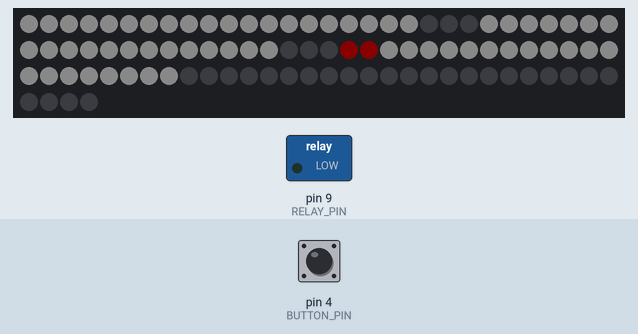
Recording of a sketch running on a simulated Arduino Uno, built with avr-gcc and run on an emulated ATmega328P. On the bench: 94 RGB LEDs in strip order, left to right, continuing on the next row, switched loads named in the sketch (green lamp = pin HIGH). The inputs (shaded band) are chosen by the test bench; at power-on: pin 4 (BUTTON_PIN) LOW. Dim RGB values are drawn brighter than linear.

Above: at 1.06 s.
1.5 s: pin 4 (BUTTON_PIN) pulled HIGH for 1 s
At 2.3 s:
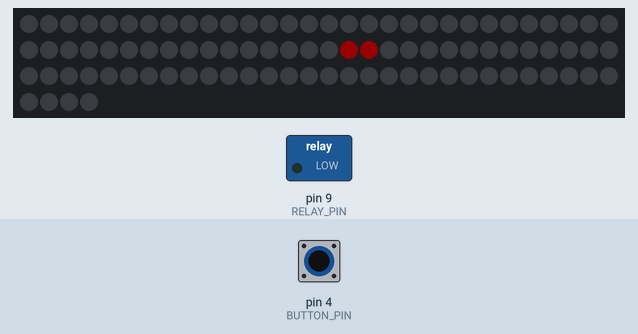
At 3.3 s:
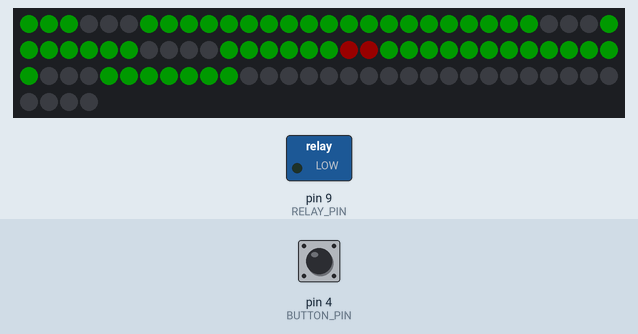
Timing chart, 0 to 4.8 s (numbered marks = the images above; inputs shaded):
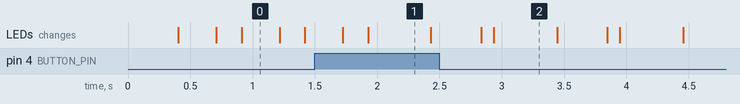

The sketch:

digit_ws2812.ino
```cpp
/*  2025-Feb-1:
 *  This is soccer 7 MIN count down timer.  Use WS2812b LED as 7 segments display
 *  1. Use TOUCH to reset the Timer.
 *  2. Use RELAY to trigger the sound.
 *  3. This is our very special WS2812b digit setting.
 *
 *           A
 *       10 11 12
 *    9            13
 * F  8            14  B
 *    7      G     15
 *    6  22 21 20  16
 *    5            17
 * E  4            18  C
 *    3            19
 *        2  1  0
 *           D
 */

 /* 2026-Oct-10:
  * 1. Change the loop sleep period from 250ms (1/4 second) to 100ms (1/10 second)
  * 2. Fix the last second display and alarm turn on behavior.
  * 2. Use non-block method for the beep.
  * 3. Blink the seconds during the last 20 seconds (600ms ON / 400ms OFF).
  */

#include <FastLED.h>

#define UINT        unsigned int
#define BUTTON_PIN  4
#define LED_PIN     7
#define RELAY_PIN   9
#define NUM_LEDS    94
#define BRIGHTNESS  25
#define LED_TYPE    WS2812
#define COLOR_ORDER GRB
CRGB leds[NUM_LEDS];

byte dg[11][23] = {
/*         0  1  2  3  4  5  6  7  8  9 10 11 12 13 14 15 16 17 18 19 20 21 22 */
/* 0 */  { 1, 1, 1, 1, 1, 1, 1, 1, 1, 1, 1, 1, 1, 1, 1, 1, 1, 1, 1, 1, 0, 0, 0 },
/* 1 */  { 0, 0, 0, 1, 1, 1, 1, 1, 1, 1, 0, 0, 0, 0, 0, 0, 0, 0, 0, 0, 0, 0, 0 },
/* 2 */  { 1, 1, 1, 1, 1, 1, 0, 0, 0, 0, 1, 1, 1, 1, 1, 1, 0, 0, 0, 0, 1, 1, 1 },
/* 3 */  { 1, 1, 1, 0, 0, 0, 0, 0, 0, 0, 1, 1, 1, 1, 1, 1, 0, 1, 1, 1, 1, 1, 1 },
/* 4 */  { 0, 0, 0, 0, 0, 0, 1, 1, 1, 1, 0, 0, 0, 1, 1, 1, 1, 1, 1, 1, 1, 1, 1 },
/* 5 */  { 1, 1, 1, 0, 0, 0, 1, 1, 1, 1, 1, 1, 1, 0, 0, 0, 0, 1, 1, 1, 1, 1, 1 },
/* 6 */  { 1, 1, 1, 1, 1, 1, 1, 1, 1, 1, 1, 1, 1, 0, 0, 0, 1, 1, 1, 1, 1, 1, 1 },
/* 7 */  { 0, 0, 0, 0, 0, 0, 0, 0, 0, 0, 1, 1, 1, 1, 1, 1, 1, 1, 1, 1, 0, 0, 0 },
/* 8 */  { 1, 1, 1, 1, 1, 1, 0, 1, 1, 1, 1, 1, 1, 1, 1, 1, 0, 1, 1, 1, 1, 1, 1 },
/* 9 */  { 1, 1, 1, 0, 0, 0, 1, 1, 1, 1, 1, 1, 1, 1, 1, 1, 1, 1, 1, 1, 1, 1, 1 },

/* 10*/  { 0, 0, 0, 0, 0, 0, 0, 0, 0, 0, 0, 0, 0, 1, 1, 1, 1, 1, 1, 1, 0, 0, 0 }
};

#define MIN  7

// Loop and timing tuning
const unsigned int LOOP_DELAY_MS = 100;                   // loop delay (ms)
const unsigned int COUNT_PER_SECOND = 1000 / LOOP_DELAY_MS; // iterations per second
const unsigned int DEBOUNCE_MS = 200;                     // debounce interval for touch (ms)

// Seconds blinking during last 20 seconds: 600ms ON, 400ms OFF
const unsigned int SEC_BLINK_ON_MS = 1000;
const unsigned int SEC_BLINK_OFF_MS = 1000;
const unsigned long SEC_BLINK_PERIOD = (unsigned long)SEC_BLINK_ON_MS + (unsigned long)SEC_BLINK_OFF_MS;

UINT iMin, iSec, iCount;

// Debounce state
unsigned long lastTouchChange = 0;
byte debouncedTouch = LOW;
byte lastRawTouch = LOW;

// Non-blocking beep state
bool beepActive = false;
unsigned long beepStartMillis = 0;
unsigned long beepDurationMs = 0;

// Remember the last second value for which we emitted the short per-second tick
int lastShortBeepSec = -1;

// Blink state for last-20s (state-machine to avoid aliasing)
bool secBlinkState = true;                  // true = ON, false = OFF
unsigned long secBlinkLastToggle = 0;       // last toggle time (ms)
unsigned long secBlinkCurrentDuration = SEC_BLINK_ON_MS; // current duration (ms)
bool wasInLast20 = false;                  // track entry into last-20s

struct touch {
   byte wasPressed = LOW;
   byte isPressed  = LOW;
};
touch touch;

// UINT digpos[ 4 ] = { 0, 23, 48, 71 };
#define dig1pos 0
#define dig2pos 23
#define dig3pos 48
#define dig4pos 71

#define dot1 46
#define dot2 47
bool bDot = 0;
UINT dotcounter = 0;

// DOT blink state
bool dotState = false;                 // true = ON, false = OFF
unsigned long dotLastToggle = 0;       // last toggle timestamp (ms)

// Idle (0:00) blink state (digits inverse blinking)
bool idleBlinkState = false;          // true = digits ON; false = digits OFF
unsigned long idleBlinkLastToggle = 0; // last toggle timestamp for idle blink (ms)
const unsigned long IDLE_BLINK_ON_MS = 1000; // 1 second ON
const unsigned long IDLE_BLINK_OFF_MS = 500; // 0.5 second OFF

// Idle dot blink (double rate compared to digits)
bool idleDotState = false;            // true = dots ON, false = dots OFF
unsigned long idleDotLastToggle = 0;  // last toggle time for idle dots (ms)
const unsigned long IDLE_DOT_BLINK_ON_MS = max(1U, IDLE_BLINK_ON_MS / 4);  // 4x rate
const unsigned long IDLE_DOT_BLINK_OFF_MS = max(1U, IDLE_BLINK_OFF_MS / 4); // 4x rate

#define DOT_RED    leds[dot1] = CRGB( 255, 0, 0 ); leds[dot2] = CRGB( 255, 0, 0 );
#define DOT_GREEN  leds[dot1] = CRGB( 0, 255, 0 ); leds[dot2] = CRGB( 0, 255, 0 );
#define DOT_RESET  leds[dot1] = CRGB( 0, 0, 0 ); leds[dot2] = CRGB( 0, 0, 0 );

// Popup state when timer reaches zero: show 0:00 white for a few seconds
bool zeroPopupActive = false;
unsigned long zeroPopupStartMillis = 0;
const unsigned long ZERO_POPUP_MS = 5000; // 5 seconds

// After popup, use the original blue idle mode (digits and dots blue)
bool idleUseBlueMode = false;


// Forward declaration so calls before the definition can use the default idleDigitsOn parameter
void displayTime(UINT m, UINT s, bool secBlinkOn, bool idleDigitsOn = true);


void setup() {
  delay(200);

 #ifdef DBG
  Serial.begin(115200);
 #endif

  pinMode(BUTTON_PIN, INPUT);
  pinMode(RELAY_PIN, OUTPUT);
  digitalWrite(RELAY_PIN, LOW);

  FastLED.addLeds<LED_TYPE, LED_PIN, COLOR_ORDER>(leds, NUM_LEDS).setCorrection( TypicalLEDStrip );
  FastLED.setBrightness( BRIGHTNESS );
  FastLED.clear();

  iMin = 0;
  iSec = 0;
  iCount = 0;

  // Initialize debounce state from current raw reading
  lastRawTouch = digitalRead(BUTTON_PIN);
  debouncedTouch = lastRawTouch;
  lastTouchChange = millis();

#ifdef DBG
  Serial.print( "Min " );
  Serial.print( iMin );
  Serial.print( ", Sec " );
  Serial.println( iSec );
#endif

  displayTime( iMin, iSec, true );
  // Initialize DOT and idle blink timing
  dotLastToggle = millis();
  dotState = false;
  idleBlinkLastToggle = millis();
  idleBlinkState = false;
  // Initialize idle dots
  idleDotLastToggle = millis();
  idleDotState = false;
}

void loop() {
   bool displayUpdated = false;

   /* Independent DOT and idle-digit refreshing (millis-based)
      Modes:
        - Display idle (0:00): digits blink blue, dots blink white, inverse of digits (500ms on/off)
        - Timer running (iMin > 0): digits green, dots blink red (500ms on/off)
        - Final minute (iMin == 0 && iSec > 0): digits red, dots blink green (500ms on/off)
   */
   {
     unsigned long now = millis();

     // Idle (0:00) mode: digits and dots blink inversely
     if ( iMin == 0 && iSec == 0 ) {
       unsigned long period = IDLE_BLINK_ON_MS; // both ON and OFF are 500ms

        // Digit blink: toggle at the configured idle digit rate
        if ( now - idleBlinkLastToggle >= (idleBlinkState ? IDLE_BLINK_ON_MS : IDLE_BLINK_OFF_MS) ) {
          // Toggle idle blink state for digits
          idleBlinkState = !idleBlinkState;
          idleBlinkLastToggle = now;

          if ( idleBlinkState ) {
            // Digits ON (white)
            displayTime( iMin, iSec, true, true );
          } else {
            // Digits OFF
            displayTime( iMin, iSec, true, false );
          }
          displayUpdated = true;
        }

        // Idle dots blink independently at a faster rate
        if ( now - idleDotLastToggle >= (idleDotState ? IDLE_DOT_BLINK_ON_MS : IDLE_DOT_BLINK_OFF_MS) ) {
          idleDotState = !idleDotState;
          idleDotLastToggle = now;
          displayUpdated = true;
        }

        // Ensure dots reflect current idleDotState
        if ( idleDotState ) { leds[dot1] = CRGB( 100, 0, 0 ); leds[dot2] = CRGB( 100, 0, 0 ); }
        else { leds[dot1] = CRGB( 0, 0, 0 ); leds[dot2] = CRGB( 0, 0, 0 ); }

      } else {
       // Non-idle modes: normal per-mode dot blinking and digit color handled elsewhere
       unsigned long periodOn = 500;
       unsigned long periodOff = 500;
       bool wantColorRed = true;

       if ( iMin == 0 ) {
         // final minute: digits red, dots green
         wantColorRed = false;
       } else {
         // timer running (not final minute): digits green, dots red
         wantColorRed = true;
       }

       // Toggle dot state based on durations
       if ( dotState ) {
         if ( now - dotLastToggle >= periodOn ) {
           // turn dots OFF
           DOT_RESET
           dotState = false;
           dotLastToggle = now;
           displayUpdated = true;
         }
       } else {
         if ( now - dotLastToggle >= periodOff ) {
           // turn dots ON with selected color
           if ( wantColorRed ) { DOT_RED } else { DOT_GREEN }
           dotState = true;
           dotLastToggle = now;
           displayUpdated = true;
         }
       }
     }
   }

   /* Counter for the Timer */
   if ( iMin || iSec ) { iCount++; }

   /* Reset the Time to MIN (debounced) */
   {
     byte raw = isTouchPressed(BUTTON_PIN) ? HIGH : LOW;
     if ( raw != lastRawTouch ) {
       lastTouchChange = millis();
       lastRawTouch = raw;
     }
     if ( (millis() - lastTouchChange) > DEBOUNCE_MS ) {
       if ( debouncedTouch != raw ) {
         debouncedTouch = raw;
         // Trigger on pressed (rising edge)
         if ( debouncedTouch == HIGH ) {
           iMin = MIN;  iSec = 0;  iCount = 0;
         }
       }
     }
   }

   /* Every 1 second (based on LOOP_DELAY_MS), change Min and Sec */
   if ( iCount > 0 && (iCount % COUNT_PER_SECOND) == 0 ) {

     /* Counting down one second */
     if ( iSec ) {  iSec--;  } else {   iSec = 59;  iMin--; }

     displayTime( iMin, iSec, true );
     displayUpdated = true;

      // If entering the last-20s window (seconds 1..20), emit a short tick at the start of the second
      if ( iMin == 0 && iSec > 0 && iSec <= 20 ) {
        // Ensure the short tick is triggered only once per new second value
        if ( lastShortBeepSec != (int)iSec ) {
          // Comment out: no need since the sound from horn is fixed.
          // startBeep(200);
          lastShortBeepSec = iSec;
        }
      } else {
        // Reset when outside last-20s so re-entering re-triggers
        lastShortBeepSec = -1;
      }

      if ( iMin == 0 && iSec == 0 ) {
        FastLED.show();
        displayUpdated = false; // avoid duplicate show later in this loop
#ifdef DBG
        Serial.println( "The end of timer" );
#endif
        /* Trigger a single beep when the timer reaches zero */
        startBeep(1500); // 1.5s beep once at timer end

        /* Enter zero-popup mode: show 0:00 in white for a few seconds */
        zeroPopupActive = true;
        zeroPopupStartMillis = millis();
        // during popup, keep idleUseBlueMode false; it will be enabled after popup expires

        /* Reset Counter and MIN & SEC are zero */
        iCount = 0;
      }
  }
  // If in last 20 seconds, update the seconds blinking every loop (state-machine)
  {
    bool inLast20 = (iMin == 0 && iSec > 0 && iSec <= 20);
    if (inLast20 && !wasInLast20) {
      // Just entered last-20s window: initialize blink state
      // Start with white phase first so first second shows white, then red
      secBlinkState = false;
      secBlinkLastToggle = millis();
      secBlinkCurrentDuration = SEC_BLINK_OFF_MS;
    }
    if (inLast20) {
      unsigned long now = millis();
      if (now - secBlinkLastToggle >= secBlinkCurrentDuration) {
        secBlinkState = !secBlinkState;
        // Advance the toggle timestamp to avoid drift
        secBlinkLastToggle = now;
        secBlinkCurrentDuration = secBlinkState ? SEC_BLINK_ON_MS : SEC_BLINK_OFF_MS;
      }
      displayTime(iMin, iSec, secBlinkState);
      displayUpdated = true;
    }
    wasInLast20 = inLast20;
  }

  // Zero-popup handling: display 0:00 in white for ZERO_POPUP_MS, then revert to blue idle mode
  if ( zeroPopupActive ) {
    unsigned long now = millis();
    if ( now - zeroPopupStartMillis < ZERO_POPUP_MS ) {
      // Show 0:00 in white (1/3 brightness)
      displayDigit( dig1pos, 0, 85, 85, 85 );
      displayDigit( dig2pos, 0, 85, 85, 85 );
      displayDigit( dig3pos, 0, 85, 85, 85 );
      // dots also white and ON
      leds[dot1] = CRGB(85,85,85); leds[dot2] = CRGB(85,85,85);
      displayUpdated = true;
    } else {
      // Popup expired: return to original blue idle logic
      zeroPopupActive = false;
      idleUseBlueMode = true;
      idleBlinkLastToggle = millis();
      idleBlinkState = false;
    }
  }

  // Handle non-blocking beep (turn relay off when duration elapsed)
  if (beepActive) {
    if (millis() - beepStartMillis >= beepDurationMs) {
      digitalWrite(RELAY_PIN, LOW);
      beepActive = false;
    }
  }

  // Show display once per loop if it was updated
  if (displayUpdated) {
    FastLED.show();
  }

  /* Loop delay (tunable) */
  delay(LOOP_DELAY_MS);
}

void displayTime( UINT m, UINT s, bool secBlinkOn, bool idleDigitsOn = true ) {
  /* If MIN and SEC are zero, just display '0' or clear it depending on idleDigitsOn */
  if ( m == 0 && s == 0 ) {
     if ( idleDigitsOn ) {
       // Show 0:00 in white (brightness components = 100)
       displayDigit( dig1pos, 0, 100, 100, 100 );
       displayDigit( dig2pos, 0, 100, 100, 100 );
       displayDigit( dig3pos, 0, 100, 100, 100 );
     } else {
       // Hide digits when idleDigitsOn is false
       resetDigit( dig1pos );
       resetDigit( dig2pos );
       resetDigit( dig3pos );
     }
     return;
  }

  /* Calculate the integer value of Min and Sec */
  UINT s10 = int( s / 10 );
  UINT s00 = s % 10;
  UINT m10 = int( m / 10 );
  UINT m00 = m % 10;

  /* Is last min ? */
  if ( m == 0 ) {
     /* display Sec in Red */
     if ( s <= 20 ) {
       // During last 20 seconds, blink the seconds digits based on secBlinkOn
       if ( secBlinkOn ) {
          // ON phase: red at ~1/3 brightness
          displayDigit( dig1pos, s00, 85, 0, 0 );
          if ( s10 ) { displayDigit( dig2pos, s10, 85, 0, 0 ); } else { resetDigit( dig2pos ); }
        } else {
          // OFF phase: white at ~1/3 brightness
          displayDigit( dig1pos, s00, 85, 85, 85 );
          if ( s10 ) { displayDigit( dig2pos, s10, 85, 85, 85 ); } else { resetDigit( dig2pos ); }
        }
     } else {
       // Not in blinking window: display seconds normally
       displayDigit( dig1pos, s00, 255, 0, 0 );
       if ( s10 ) { displayDigit( dig2pos, s10, 255, 0, 0 ); } else { resetDigit( dig2pos ); }
     }
     /* Do not display MIN */
     resetDigit( dig3pos );
     resetDigit( dig4pos );

  } else {
     /* display Min and Sec in Green */
     displayDigit( dig1pos, s00, 0, 255, 0 );
     displayDigit( dig2pos, s10, 0, 255, 0 );

     /* Display MIN */
     displayDigit( dig3pos, m00, 0, 255, 0 );

     /* Need to display 10's MIN */
     if ( m10 ) { displayDigit( dig4pos, m10, 0, 255, 0 ); }
  }
}

void resetDigit( UINT offset ) {
  /* Reset all 7 segements to 0, 0, 0 */
  for( UINT x = 0; x <= 22; x++ ) {
     leds[offset + x ] = CRGB( 0, 0, 0 );
  }
}

void displayDigit( UINT offset, UINT d, UINT R, UINT G, UINT B ) {

  /* Special case for SEC digit and value '1', use special pattern: use d as the access index  */
  if ( offset == 0 && d == 1 ) { d = 10; }

  /* Set the 7 segments based on the defines array */
  for( UINT x = 0; x <= 22; x++ ) {
     leds[offset + x ] = ( dg[ d ][ x ] == 1 ? CRGB( R, G, B) : CRGB( 0, 0, 0) );
  }
}

// Start a non-blocking beep (relay ON for ms milliseconds)
// If a beep is already active, ignore new requests instead of restarting
void startBeep(unsigned long ms) {
  if (beepActive) return; // ignore repeated requests while active
  digitalWrite(RELAY_PIN, HIGH);
  beepStartMillis = millis();
  beepDurationMs = ms;
  beepActive = true;
}

bool isTouchPressed(int pin)
{
   return digitalRead(pin) == HIGH;
}
```
